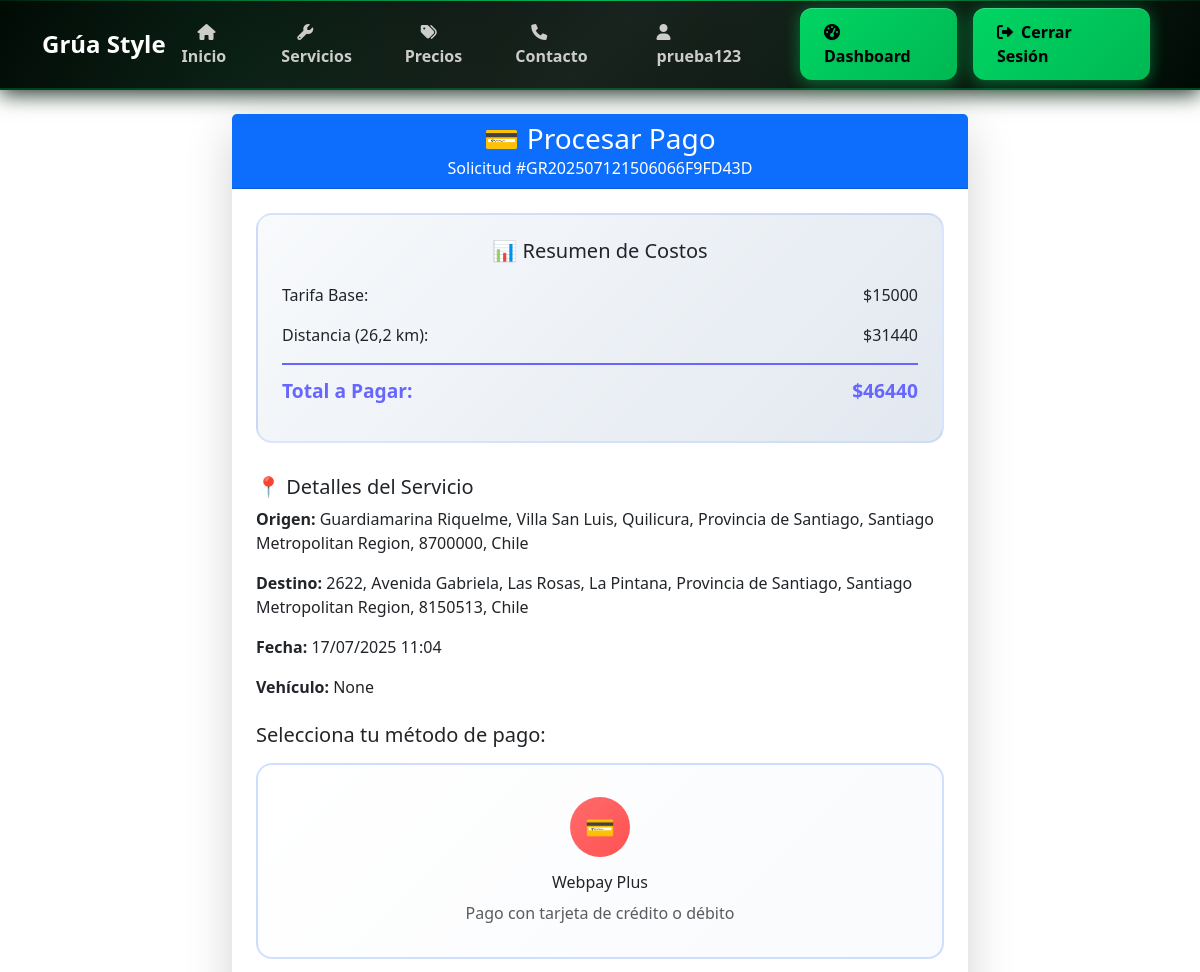
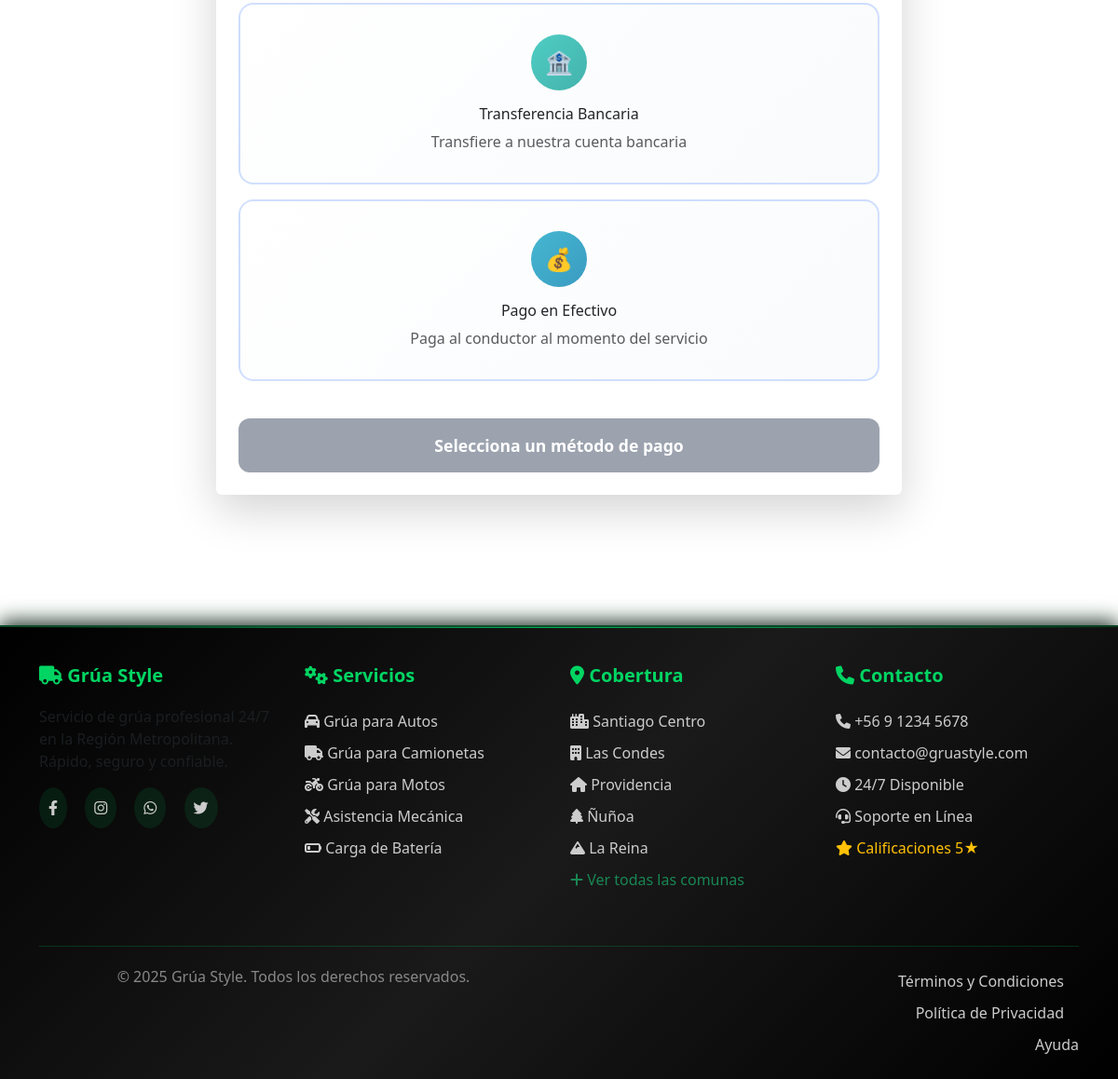
Page /procesar-pago/5/ (signed in) on the committed database (2 pictures, top to bottom).
### grua_app/models.py (models this page shows, shortened)
class SolicitudServicio(models.Model):
    ESTADO_CHOICES = [
        ('pendiente', 'Pendiente'),
        ('confirmada', 'Confirmada'),
        ('en_proceso', 'En Proceso'),
        ('completada', 'Completada'),
        ('cancelada', 'Cancelada'),
        ('pendiente_pago', 'Pendiente de Pago'),
    ]
    METODO_PAGO_CHOICES = [
        ('efectivo', 'Efectivo'),
        ('transferencia', 'Transferencia'),
        ('webpay', 'WebPay'),
    ]
    cliente = models.ForeignKey(User, on_delete=models.CASCADE)
    numero_orden = models.CharField(max_length=20, unique=True, blank=True)
    direccion_origen = models.CharField(max_length=255)
    direccion_destino = models.CharField(max_length=255)
    fecha_servicio = models.DateTimeField()
    descripcion_problema = models.TextField()
    distancia_km = models.DecimalField(
        max_digits=6, decimal_places=2, null=True, blank=True)
    estado = models.CharField(
        max_length=20, choices=ESTADO_CHOICES, default='pendiente')
    fecha_solicitud = models.DateTimeField(auto_now_add=True)
    fecha_actualizacion = models.DateTimeField(auto_now=True)
    metodo_pago = models.CharField(
        max_length=20, choices=METODO_PAGO_CHOICES, null=True, blank=True)
    costo_total = models.DecimalField(
        max_digits=10, decimal_places=2, null=True, blank=True)
    pagado = models.BooleanField(default=False)
    webpay_token = models.CharField(max_length=100, null=True, blank=True)
    webpay_buy_order = models.CharField(max_length=50, null=True, blank=True)
    webpay_authorization_code = models.CharField(
        max_length=50, null=True, blank=True)
    tipo_vehiculo = models.CharField(max_length=50, null=True, blank=True)
    marca_vehiculo = models.CharField(max_length=50, null=True, blank=True)
    modelo_vehiculo = models.CharField(max_length=50, null=True, blank=True)
    placa_vehiculo = models.CharField(max_length=20, null=True, blank=True)
    class Meta:
        verbose_name = 'Solicitud de Servicio'
        verbose_name_plural = 'Solicitudes de Servicio'
        ordering = ['-fecha_solicitud']

### grua_app/views.py (the view, shortened to what this page needs)
@login_required
def procesar_pago(request, solicitud_id):
    try:
        from .models import Cliente
        cliente = Cliente.objects.get(user=request.user)
        solicitud = get_object_or_404(SolicitudServicio, id=solicitud_id, cliente=cliente)
    except:
        solicitud = get_object_or_404(SolicitudServicio, id=solicitud_id)
    tarifa_base = 15000
    tarifa_por_km = 1200
    tarifa_minima = 20000
    if solicitud.distancia_km:
        costo_km = float(solicitud.distancia_km) * tarifa_por_km
        total = max(tarifa_base + costo_km, tarifa_minima)
    else:
        total = tarifa_minima
    context = {
        'solicitud': solicitud,
        'total': total,
        'tarifa_base': tarifa_base,
        'costo_km': costo_km if solicitud.distancia_km else 0,
    }
    return render(request, 'grua_app/procesar_pago.html', context)

### grua_app/models.py (called while the page is built)
    def __str__(self):
        return f"{self.user.username} - {self.telefono}"

### templates/grua_app/procesar_pago.html (shortened to what this page needs)
{% extends 'grua_app/base.html' %}
{% block content %}
<div class="container mt-4">
    <div class="row justify-content-center">
        <div class="col-md-8">
            <div class="card shadow-lg border-0">
                <div class="card-header bg-primary text-white text-center">
                    <h3 class="mb-0">💳 Procesar Pago</h3>
                    <p class="mb-0">Solicitud #{{ solicitud.numero_orden }}</p>
                </div>
                <div class="card-body p-4">
                    <div class="cost-summary">
                        <h5 class="text-center mb-3">📊 Resumen de Costos</h5>
                        <div class="cost-row">
                            <span>Tarifa Base:</span>
                            <span>${{ tarifa_base|floatformat:0 }}</span>
                        </div>
                        {% if solicitud.distancia_km %}
                        <div class="cost-row">
                            <span>Distancia ({{ solicitud.distancia_km|floatformat:1 }} km):</span>
                            <span>${{ costo_km|floatformat:0 }}</span>
                        </div>
                        {% endif %}
                        <div class="cost-row cost-total">
                            <span>Total a Pagar:</span>
                            <span>${{ total|floatformat:0 }}</span>
                        </div>
                    </div>
                    <div class="mb-4">
                        <h5>📍 Detalles del Servicio</h5>
                        <p><strong>Origen:</strong> {{ solicitud.direccion_origen }}</p>
                        <p><strong>Destino:</strong> {{ solicitud.direccion_destino }}</p>
                        <p><strong>Fecha:</strong> {{ solicitud.fecha_servicio|date:"d/m/Y H:i" }}</p>
                        <p><strong>Vehículo:</strong> {{ solicitud.tipo_vehiculo|title }}</p>
                    </div>
                    <form method="post" id="paymentForm">
                        <h5 class="mb-3">Selecciona tu método de pago:</h5>
                        <div class="payment-method" data-method="webpay">
                            <div class="webpay-icon payment-icon">💳</div>
                            <h6 class="text-center">Webpay Plus</h6>
                            <p class="text-center text-muted mb-0">Pago con tarjeta de crédito o débito</p>
                        </div>
                        <div class="payment-method" data-method="transferencia">
                            <div class="transfer-icon payment-icon">🏦</div>
                            <h6 class="text-center">Transferencia Bancaria</h6>
                            <p class="text-center text-muted mb-0">Transfiere a nuestra cuenta bancaria</p>
                        </div>
                        <div class="payment-method" data-method="efectivo">
                            <div class="cash-icon payment-icon">💰</div>
                            <h6 class="text-center">Pago en Efectivo</h6>
                            <p class="text-center text-muted mb-0">Paga al conductor al momento del servicio</p>
                        </div>
                        <button type="button" class="btn-confirm" id="confirmBtn" disabled>
                            Selecciona un método de pago
                        </button>
                    </form>
                </div>
            </div>
        </div>
    </div>
</div>
{% endblock %}

### templates/grua_app/base.html (shortened to what this page needs)
{% load static %}
<!DOCTYPE html>
<html lang="es">
<head>
    <link href="https://cdn.jsdelivr.net/npm/bootstrap@5.3.0/dist/css/bootstrap.min.css" rel="stylesheet">
    <link rel="stylesheet" href="https://cdnjs.cloudflare.com/ajax/libs/font-awesome/6.0.0/css/all.min.css">
</head>
<body>
    <nav class="navbar navbar-expand-lg navbar-fluor">
        <div class="container">
            <a class="navbar-brand" href="{% url 'home' %}">
                <span class="brand-text">Grúa Style</span>
            </a>
            <div class="collapse navbar-collapse" id="navbarNav">
                <ul class="navbar-nav me-auto">
                    <li class="nav-item">
                        <a class="nav-link-3d" href="{% url 'home' %}">
                            <i class="fas fa-home"></i>Inicio
                        </a>
                    </li>
                    <li class="nav-item web-only">
                        <a class="nav-link-3d" href="{% url 'servicios' %}">
                            <i class="fas fa-wrench"></i>Servicios
                        </a>
                    </li>
                    <li class="nav-item web-only">
                        <a class="nav-link-3d" href="{% url 'precios' %}">
                            <i class="fas fa-tags"></i>Precios
                        </a>
                    </li>
                    <li class="nav-item web-only">
                        <a class="nav-link-3d" href="{% url 'contacto' %}">
                            <i class="fas fa-phone"></i>Contacto
                        </a>
                    </li>
                </ul>
                <div class="d-flex flex-column flex-lg-row align-items-center">
                    {% if user.is_authenticated %}
                        <span class="nav-link-3d me-3">
                            <i class="fas fa-user"></i>{{ user.username }}
                        </span>
                        <a href="{% url 'dashboard' %}" class="btn-3d">
                            <i class="fas fa-tachometer-alt"></i>Dashboard
                        </a>
                        <a href="{% url 'logout' %}" class="btn-3d">
                            <i class="fas fa-sign-out-alt"></i>Cerrar Sesión
                        </a>
                    {% endif %}
                </div>
            </div>
        </div>
    </nav>
    <main>
        {% block content %}
        {% endblock %}
    </main>
    <footer class="footer-web web-only">
        <div class="container">
            <div class="row">
                <div class="col-md-3 mb-4">
                    <h5><i class="fas fa-truck"></i> Grúa Style</h5>
                    <p class="text-muted">
                        Servicio de grúa profesional 24/7 en la Región Metropolitana.
                        Rápido, seguro y confiable.
                    </p>
                    <div class="social-links">
                        <a href="#" title="Facebook"><i class="fab fa-facebook-f"></i></a>
                        <a href="#" title="Instagram"><i class="fab fa-instagram"></i></a>
                        <a href="#" title="WhatsApp"><i class="fab fa-whatsapp"></i></a>
                        <a href="#" title="Twitter"><i class="fab fa-twitter"></i></a>
                    </div>
                </div>
                <div class="col-md-3 mb-4">
                    <h5><i class="fas fa-cogs"></i> Servicios</h5>
                    <a href="{% url 'servicios' %}"><i class="fas fa-car"></i> Grúa para Autos</a>
                    <a href="{% url 'servicios' %}"><i class="fas fa-truck"></i> Grúa para Camionetas</a>
                    <a href="{% url 'servicios' %}"><i class="fas fa-motorcycle"></i> Grúa para Motos</a>
                    <a href="{% url 'servicios' %}"><i class="fas fa-tools"></i> Asistencia Mecánica</a>
                    <a href="{% url 'servicios' %}"><i class="fas fa-battery-quarter"></i> Carga de Batería</a>
                </div>
                <div class="col-md-3 mb-4">
                    <h5><i class="fas fa-map-marker-alt"></i> Cobertura</h5>
                    <a href="#"><i class="fas fa-city"></i> Santiago Centro</a>
                    <a href="#"><i class="fas fa-building"></i> Las Condes</a>
                    <a href="#"><i class="fas fa-home"></i> Providencia</a>
                    <a href="#"><i class="fas fa-tree"></i> Ñuñoa</a>
                    <a href="#"><i class="fas fa-mountain"></i> La Reina</a>
                    <a href="{% url 'servicios' %}" class="text-success"><i class="fas fa-plus"></i> Ver todas las comunas</a>
                </div>
                <div class="col-md-3 mb-4">
                    <h5><i class="fas fa-phone"></i> Contacto</h5>
                    <a href="tel:+56912345678"><i class="fas fa-phone"></i> +56 9 1234 5678</a>
                    <a href="mailto:contacto@gruastyle.com"><i class="fas fa-envelope"></i> contacto@gruastyle.com</a>
                    <a href="{% url 'contacto' %}"><i class="fas fa-clock"></i> 24/7 Disponible</a>
                    <a href="{% url 'contacto' %}"><i class="fas fa-headset"></i> Soporte en Línea</a>
                    <a href="#" class="text-warning"><i class="fas fa-star"></i> Calificaciones 5★</a>
                </div>
            </div>
            <div class="footer-copyright">
                <div class="row">
                    <div class="col-md-6">
                        <p>&copy; 2025 Grúa Style. Todos los derechos reservados.</p>
                    </div>
                    <div class="col-md-6 text-md-end">
                        <a href="#" class="me-3">Términos y Condiciones</a>
                        <a href="#" class="me-3">Política de Privacidad</a>
                        <a href="{% url 'contacto' %}">Ayuda</a>
                    </div>
                </div>
            </div>
        </div>
    </footer>
</body>
</html>

### templates/grua_app/base.html (style rules this page uses)
:root { --footer-height: 120px; --main-padding-bottom: 140px; }
body { min-height: 100vh; display: flex; flex-direction: column; margin: 0; padding: 0; }
main { flex: 1; padding-bottom: var(--main-padding-bottom); }
.navbar-fluor { background: linear-gradient(135deg, #000 0%, #1a1a1a 50%, #000 100%); backdrop-filter: blur(10px); border-bottom: 2px solid rgba(0, 213, 99, 0.3); box-shadow: 0 4px 20px rgba(0, 0, 0, 0.8), 0 0 30px rgba(0, 213, 99, 0.2), inset 0 1px 0 rgba(0, 213, 99, 0.1); position: relative; z-index: 1000; }
.navbar-fluor::before { content: ''; position: absolute; top: 0; left: 0; right: 0; height: 1px; background: linear-gradient(90deg, transparent 0%, rgba(0, 213, 99, 0.5) 25%, rgba(0, 213, 99, 0.8) 50%, rgba(0, 213, 99, 0.5) 75%, transparent 100%); animation: navbar-glow 3s ease-in-out infinite alternate; }
.navbar-brand { color: #fff !important; font-weight: 700; font-size: 1.5rem; text-decoration: none; transition: all 0.3s ease; transform-style: preserve-3d; perspective: 1000px; display: flex; align-items: center; }
.brand-text { transition: all 0.3s ease; transform-style: preserve-3d; }
.btn-3d { padding: 12px 24px; border-radius: 12px; font-weight: 600; text-decoration: none; border: none; cursor: pointer; position: relative; overflow: hidden; transition: all 0.4s cubic-bezier(0.175, 0.885, 0.32, 1.275); transform-style: preserve-3d; perspective: 1000px; margin: 0 8px; background: linear-gradient(135deg, #00D563 0%, #00B853 100%); color: #000; box-shadow: 0 4px 15px rgba(0, 213, 99, 0.3), 0 0 20px rgba(0, 213, 99, 0.2), inset 0 1px 0 rgba(255, 255, 255, 0.2); text-shadow: 0 1px 2px rgba(0, 0, 0, 0.1); will-change: transform, box-shadow; }
.btn-3d::before { content: ''; position: absolute; top: 0; left: -100%; width: 100%; height: 100%; background: linear-gradient(90deg, transparent, rgba(255, 255, 255, 0.3), transparent); transition: left 0.6s ease; }
.btn-3d i { margin-right: 8px; transition: all 0.3s ease; transform-style: preserve-3d; }
.nav-link-3d { color: #ccc !important; font-weight: 600; text-decoration: none; padding: 8px 16px; border-radius: 8px; transition: all 0.3s ease; transform-style: preserve-3d; position: relative; }
.nav-link-3d i { margin-right: 6px; transition: all 0.3s ease; }
.footer-web { background: linear-gradient(135deg, #000 0%, #1a1a1a 50%, #000 100%); color: #fff; padding: 40px 0 20px 0; margin-top: auto; border-top: 2px solid rgba(0, 213, 99, 0.3); box-shadow: 0 -4px 20px rgba(0, 0, 0, 0.8), 0 0 30px rgba(0, 213, 99, 0.2); position: relative; }
.footer-web::before { content: ''; position: absolute; top: 0; left: 0; right: 0; height: 1px; background: linear-gradient(90deg, transparent 0%, rgba(0, 213, 99, 0.5) 25%, rgba(0, 213, 99, 0.8) 50%, rgba(0, 213, 99, 0.5) 75%, transparent 100%); }
.footer-web h5 { color: #00D563; font-weight: 700; margin-bottom: 20px; }
.footer-web a { color: #ccc; text-decoration: none; transition: all 0.3s ease; display: block; padding: 5px 0; }
.footer-web .social-links a { display: inline-block; margin-right: 15px; padding: 10px; border-radius: 50%; background: rgba(0, 213, 99, 0.1); transition: all 0.3s ease; }
.footer-copyright { border-top: 1px solid rgba(0, 213, 99, 0.2); margin-top: 30px; padding-top: 20px; text-align: center; color: #888; }
.navbar-fluor::after { content: ''; position: absolute; top: 0; left: 0; right: 0; bottom: 0; background: radial-gradient(circle at 20% 80%, rgba(0, 213, 99, 0.1) 0%, transparent 50%), radial-gradient(circle at 80% 20%, rgba(0, 213, 99, 0.1) 0%, transparent 50%); pointer-events: none; z-index: -1; }

### rows in the picture
SolicitudServicio: numero_orden "GR202507121506066F9FD43D", distancia_km "26,2", direccion_origen "Guardiamarina Riquelme, Villa San Luis, Quilicura, Provincia de Santiago, Santiago Metropolitan Region, 8700000, Chile", direccion_destino "2622, Avenida Gabriela, Las Rosas, La Pintana, Provincia de Santiago, Santiago Metropolitan Region, 8150513, Chile", fecha_servicio "17/07/2025 11:04", tipo_vehiculo "None"

### other values in the picture
{{ user.username }} "prueba123"
{{ tarifa_base|floatformat:0 }} "15000"
{{ costo_km|floatformat:0 }} "31440"
{{ total|floatformat:0 }} "46440"
